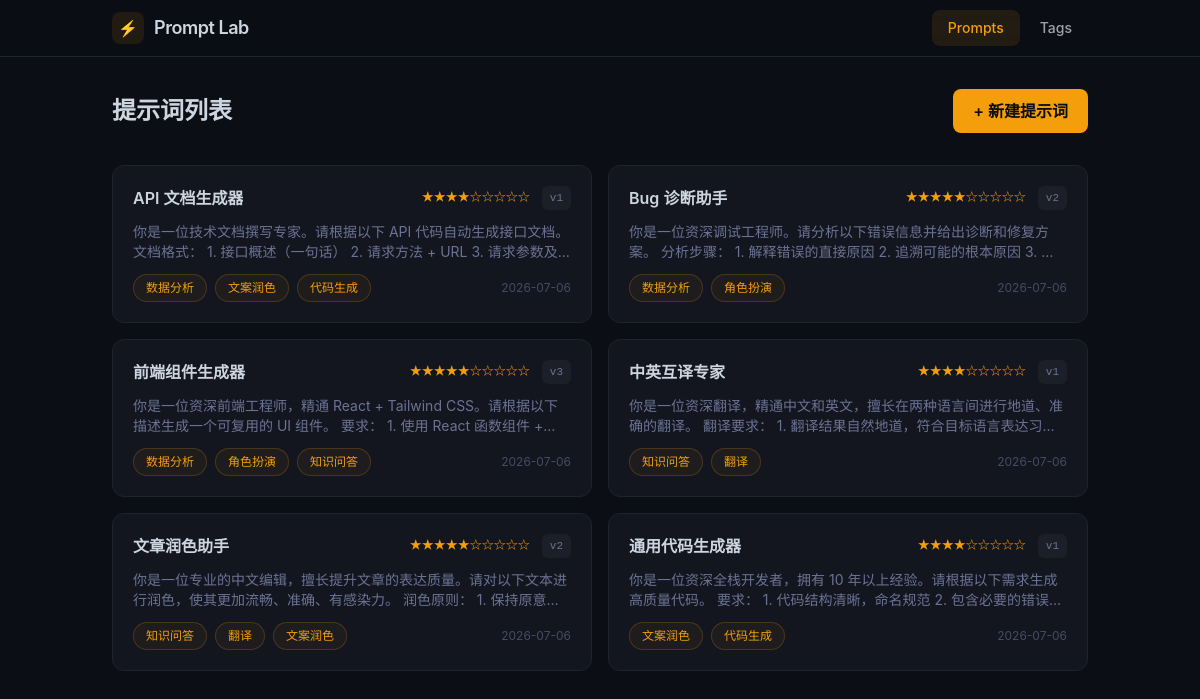
The page / on the database its author committed.
### prompts/models.py (models this page shows, shortened)
class Prompt(models.Model):
    title = models.CharField(max_length=100, validators=[validate_not_blank])
    content = models.TextField(validators=[validate_not_blank])
    notes = models.TextField(validators=[validate_not_blank])
    tags = models.ManyToManyField(Tag, blank=True, related_name="prompts")
    version = models.CharField(max_length=50, blank=True, default="")
    rating = models.IntegerField(null=True, blank=True, choices=[(i, str(i)) for i in range(1, 6)])
    created_at = models.DateTimeField(auto_now_add=True)
    updated_at = models.DateTimeField(auto_now=True)
    class Meta:
        ordering = ["-updated_at"]

class Tag(models.Model):
    title = models.CharField(max_length=100, validators=[validate_not_blank])
    notes = models.TextField(validators=[validate_not_blank])
    created_at = models.DateTimeField(auto_now_add=True)
    updated_at = models.DateTimeField(auto_now=True)
    class Meta:
        ordering = ["-updated_at"]

### prompts/views.py (the view)
# urls.py: path("", views.prompt_list, name="prompt_list"),
def prompt_list(request):
    prompts = Prompt.objects.prefetch_related("tags").all()
    return render(request, "prompts/prompt_list.html", {"prompts": prompts})

### prompts/templates/prompts/prompt_list.html (shortened to what this page needs)
{% extends "prompts/base.html" %}
{% block content %}
<div class="mb-8 flex items-center justify-between">
  <h2 class="text-2xl font-bold">提示词列表</h2>
  <a href="{% url 'prompt_create' %}" class="btn-primary inline-flex items-center gap-1.5">+ 新建提示词</a>
</div>
{% if prompts %}
  <div class="grid gap-4 grid-cols-[repeat(auto-fill,minmax(min(100%,420px),1fr))]">
    {% for p in prompts %}
      <a href="{% url 'prompt_detail' p.pk %}" class="card group block p-5 no-underline">
        <div class="mb-3 flex items-start justify-between gap-4">
          <h3 class="truncate text-base font-semibold text-text group-hover:text-amber-400">{{ p.title }}</h3>
          <div class="flex shrink-0 items-center gap-3 text-sm">
            {% if p.rating %}
              <span class="text-amber-400 font-mono text-xs">{% for _ in "x"|ljust:p.rating %}★{% endfor %}{% for _ in "x"|ljust:5|slice:":-p.rating"|default:"" %}☆{% endfor %}</span>
            {% endif %}
            {% if p.version %}<span class="rounded-md bg-white/[0.04] px-2 py-0.5 font-mono text-[11px] text-text-muted">{{ p.version }}</span>{% endif %}
          </div>
        </div>
        <p class="mb-3 line-clamp-2 text-sm text-text-muted">{{ p.content|truncatechars:200 }}</p>
        <div class="flex flex-wrap items-center gap-2">
          {% for tag in p.tags.all %}<span class="tag-badge">{{ tag.title }}</span>{% endfor %}
          <span class="ml-auto text-xs text-text-dim">{{ p.updated_at|date:"Y-m-d" }}</span>
        </div>
      </a>
    {% endfor %}
  </div>
{% endif %}
{% endblock %}

### prompts/templates/prompts/base.html (shortened to what this page needs)
{% load static %}
<!DOCTYPE html>
<html lang="zh-CN">
<head>
  <script src="https://cdn.tailwindcss.com"></script>
</head>
<body class="min-h-screen antialiased">
  <header class="sticky top-0 z-50 border-b border-border bg-bg/80 backdrop-blur-md">
    <div class="mx-auto flex h-14 max-w-[64rem] items-center justify-between px-6">
      <a href="{% url 'prompt_list' %}" class="flex items-center gap-2.5 text-text no-underline">
        <span class="flex h-8 w-8 items-center justify-center rounded-lg bg-amber-400/10">⚡</span>
        <span class="text-lg font-semibold tracking-tight">Prompt Lab</span>
      </a>
      <nav class="flex gap-1">
        <a href="{% url 'prompt_list' %}" class="px-4 py-2 rounded-lg text-sm font-medium
          {% if '/prompts' in request.path or request.path == '/' %}text-amber-400 bg-amber-400/10{% else %}text-zinc-400 hover:text-zinc-200{% endif %}">
          Prompts
        </a>
        <a href="{% url 'tag_list' %}" class="px-4 py-2 rounded-lg text-sm font-medium
          {% if '/tags' in request.path %}text-amber-400 bg-amber-400/10{% else %}text-zinc-400 hover:text-zinc-200{% endif %}">
          Tags
        </a>
      </nav>
    </div>
  </header>
  <main class="mx-auto max-w-[64rem] px-6 py-8">
    {% block content %}{% endblock %}
  </main>
</body>
</html>

### prompts/templates/prompts/base.html (style rules this page uses)
body { background-color: #0b0e14; color: #cdd6e0; font-family: 'Inter', system-ui, -apple-system, sans-serif; }
.card { background: #13161f; border: 1px solid #1e2330; border-radius: 0.75rem; }
.btn-primary { background: #f59e0b; color: #0b0e14; font-weight: 600; border-radius: 0.5rem; padding: 0.625rem 1.25rem; }
.tag-badge { display: inline-flex; align-items: center; border: 1px solid rgba(245,158,11,0.2); background: rgba(245,158,11,0.05); color: #f59e0b; border-radius: 9999px; padding: 0.25rem 0.75rem; font-size: 0.75rem; }

### rows shown on the page
Prompt: title "API 文档生成器", rating 4 (drawn), version "v1", content "你是一位技术文档撰写专家。请根据以下 API 代码自动生成接口文档。 文档格式： 1. 接口概述（一句话） 2. 请求方法 + URL…", updated_at "2026-07-06"
Tag: title "数据分析"
Tag: title "文案润色"
Tag: title "代码生成"
Prompt: title "Bug 诊断助手", rating 5 (drawn), version "v2", content "你是一位资深调试工程师。请分析以下错误信息并给出诊断和修复方案。 分析步骤： 1. 解释错误的直接原因 2. 追溯可能的根本原因…", updated_at "2026-07-06"
Tag: title "角色扮演"
Prompt: title "前端组件生成器", rating 5 (drawn), version "v3", content "你是一位资深前端工程师，精通 React + Tailwind CSS。请根据以下描述生成一个可复用的 UI 组件。 要求： 1. 使用 React 函数组件…", updated_at "2026-07-06"
Tag: title "知识问答"
Prompt: title "中英互译专家", rating 4 (drawn), version "v1", content "你是一位资深翻译，精通中文和英文，擅长在两种语言间进行地道、准确的翻译。 翻译要求： 1.…", updated_at "2026-07-06"
Tag: title "翻译"
Prompt: title "文章润色助手", rating 5 (drawn), version "v2", content "你是一位专业的中文编辑，擅长提升文章的表达质量。请对以下文本进行润色，使其更加流畅、准确、有感染力。 润色原则：…", updated_at "2026-07-06"
Prompt: title "通用代码生成器", rating 4 (drawn), version "v1", content "你是一位资深全栈开发者，拥有 10 年以上经验。请根据以下需求生成高质量代码。 要求： 1. 代码结构清晰，命名规范…", updated_at "2026-07-06"
